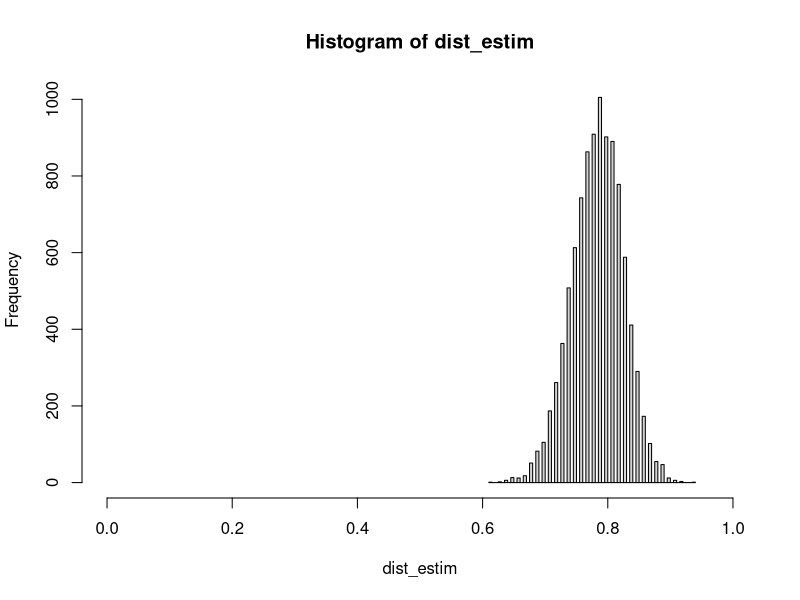

Write R code to recreate this figure.
# Distribucion uniforme en cuadrado
n <- 100
n_replicates <- 10000
dist_estim <- replicate(n_replicates, {
  coord_x <- runif(n)
  coord_y <- runif(n)
  inside <- (coord_x^2 + coord_y^2 <= 1)
  mean(inside)
})
hist(dist_estim, breaks = 50, xlim=c(0,1))
quantile(dist_estim, c(0.025, 0.975))
